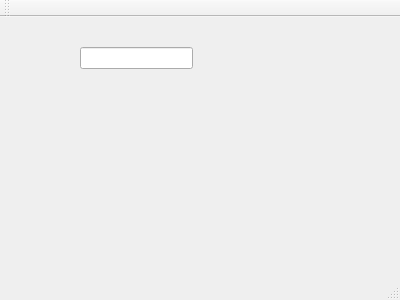
<?xml version="1.0" encoding="UTF-8"?>
<ui version="4.0">
 <class>MainWindow</class>
 <widget class="QMainWindow" name="MainWindow">
  <property name="geometry">
   <rect>
    <x>0</x>
    <y>0</y>
    <width>400</width>
    <height>300</height>
   </rect>
  </property>
  <property name="windowTitle">
   <string>MainWindow</string>
  </property>
  <widget class="QWidget" name="centralWidget">
   <widget class="QLineEdit" name="lineEdit">
    <property name="geometry">
     <rect>
      <x>80</x>
      <y>30</y>
      <width>113</width>
      <height>22</height>
     </rect>
    </property>
   </widget>
  </widget>
  <widget class="QMenuBar" name="menuBar">
   <property name="geometry">
    <rect>
     <x>0</x>
     <y>0</y>
     <width>400</width>
     <height>26</height>
    </rect>
   </property>
  </widget>
  <widget class="QToolBar" name="mainToolBar">
   <attribute name="toolBarArea">
    <enum>TopToolBarArea</enum>
   </attribute>
   <attribute name="toolBarBreak">
    <bool>false</bool>
   </attribute>
  </widget>
  <widget class="QStatusBar" name="statusBar"/>
 </widget>
 <layoutdefault spacing="6" margin="11"/>
 <resources/>
 <connections/>
</ui>
